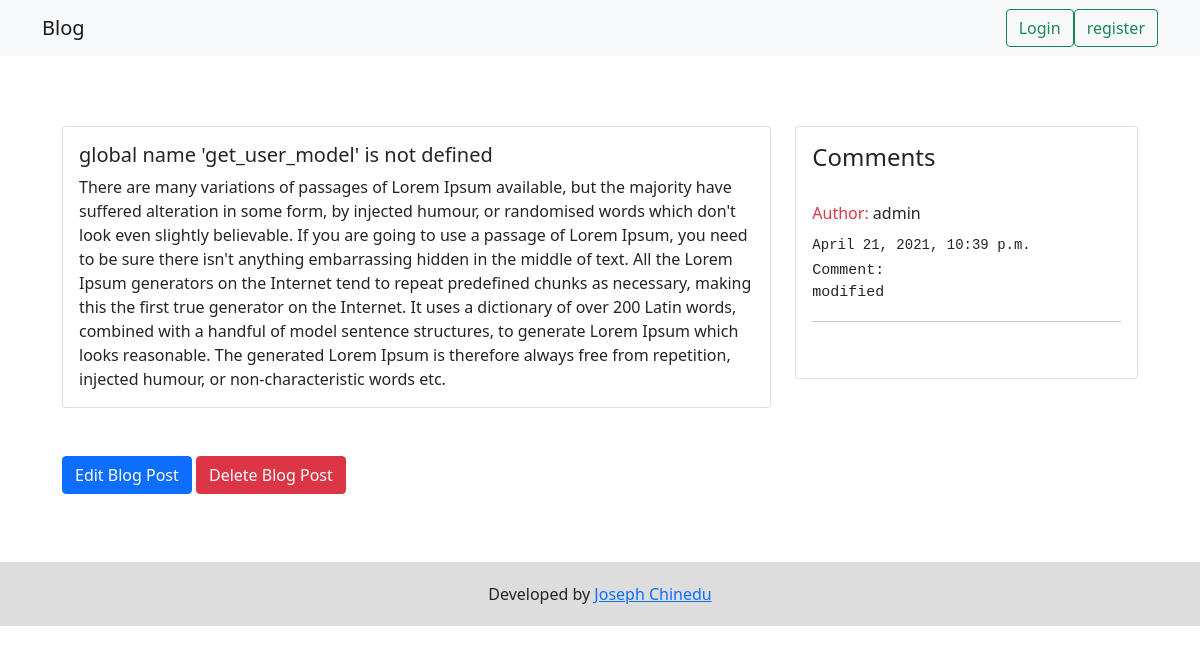
The app's page /post/1/ with its own data.
### main/models.py (models this page shows, shortened)
class Post(models.Model):
    title = models.CharField(max_length=300)
    author = models.ForeignKey('auth.User',on_delete=models.CASCADE,)
    body = models.TextField()

class Comment(models.Model):
    article = models.ForeignKey(Post, on_delete=models.CASCADE, related_name='comments',)
    comment = models.CharField(max_length=140)
    author = models.ForeignKey(get_user_model(),on_delete=models.CASCADE,)
    date = models.DateTimeField(auto_now_add = True)
    def __str__(self):
        return self.comment

### main/views.py (the view)
# urls.py: path('post/<int:pk>/', BlogDetailView.as_view(), name='detail'),
class BlogDetailView(DetailView):
    model = Post
    template_name = 'detail.html'

### main/templates/detail.html (shortened to what this page needs)
{% extends 'base.html' %}
{% block content %}
<div class="container">
    <div class="row" style="padding: 20px; margin-top: 50px;">
        <div class="col-md-8">
            <div class="card">
                <div class="card-body">
                    <h5 class="card-title">{{  object.title }}</h5>
                    <p class="card-text">{{  object.body}}</p>
                </div>
            </div>
            <br /><br />
            <a class="btn btn-primary" href="{% url 'post_edit' post.pk %}">Edit Blog Post</a>
                <a class="btn btn-danger" href="{% url 'post_delete' post.pk %}">Delete Blog Post</a>
            <br /><br /><br />
        </div>
        <div class="col-md-4">
            <div class="card">
                <div class="card-body">
                    <h4 class="card-title">Comments</h4>
                    <br />
                    {% for comment in post.comments.all %}
                    <h6 class="card-title"><span class="text-danger">Author:</span> {{ comment.author }}</h6>
                    <small style="font-family: monospace;">{{ comment.date }}</small><br />
                    <span style="font-family: monospace; font-size: 15px;">Comment: </span><br />
                    <p class="card-text" style="font-family: monospace; font-size: 15px;">{{ comment }}</p>
                    <hr >
                    {% endfor %}
                    <br />
                </div>
            </div>
        </div>
    </div>
</div>
{% endblock content %}

### main/templates/base.html (shortened to what this page needs)
<!doctype html>
<html lang="en">
  <head>
    <link href="https://cdn.jsdelivr.net/npm/bootstrap@5.0.0-beta3/dist/css/bootstrap.min.css" rel="stylesheet">
  </head>
  <body>
    <nav class="navbar navbar-expand-lg navbar-light bg-light">
  <div class="container">
    <a class="navbar-brand" href="{% url 'home' %}">Blog</a>
    <div class="collapse navbar-collapse" id="navbarTogglerDemo01">
      <form class="d-flex">
        {% if request.user.is_authenticated %}
            <a href="{% url 'dashboard' %}" class="btn btn-outline-success" type="submit">Dashboard</a>
            <a href="{% url 'logout' %}" class="btn btn-outline-success" type="submit">Logout</a>
        {% else %}
            <a href="{% url 'login' %}" class="btn btn-outline-success" type="submit">Login</a>
            <a href="{% url 'signup' %}" class="btn btn-outline-success" type="submit">register</a>
        {% endif %}
      </form>
    </div>
  </div>
</nav>
    {% block content %}
    {% endblock content %}
    <footer>
        <div style="background: #ddd;">
            <div class="container" style=" text-align: center">
                <p style="padding: 20px;">Developed by <a href="https://devjoseph.herokuapp.com/">Joseph Chinedu</a></p>
            </div>
        </div>
    </footer>
  </body>
</html>

### records on screen
Post: title "global name 'get_user_model' is not defined", body "There are many variations of passages of Lorem Ipsum available, but the majority have suffered alteration in some form, by injected humour, or randomised words which don't look even slightly believable. If you are going to use a passage of Lorem Ipsum, you need to be sure there isn't anything embarrassing hidden in the middle of text. All the Lorem Ipsum generators on the Internet tend to repeat predefined chunks as necessary, making this the first true generator on the Internet. It uses a dictionary of over 200 Latin words, combined with a handful of model sentence structures, to generate Lorem Ipsum which looks reasonable. The generated Lorem Ipsum is therefore always free from…"
Comment: author "admin", date "April 21, 2021, 10:39 p.m.", comment "modified"
